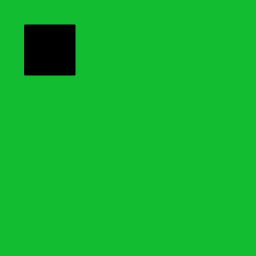
Frame 1 (no input)
Frame 60 (no input): identical to frame 1, image omitted
Frame 120 (the mouse pressed at the canvas centre since frame 60): identical to frame 1, image omitted

The p5.js sketch that drew this single still picture (run headless with seeded random() and noise() and a simulated clock; from frame 60 on, the mouse is pressed at the canvas centre):

// p5.js sketch
// ── sketch.js

var value = 0;
var lastY = 0;

function setup(){
 createCanvas(256, 256); 

    
}


function draw() {
  background(18,189,50);
  fill(value);
  rect(25, 25, 50, 50);
  
}
function touchMoved() {
   if ( abs(mouseY-lastY)>5 ) { //abs = valeur absolue
     value = random(255);

   }


   lastY=mouseY;

}
 



 
